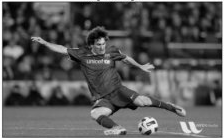
#> input picture messi.jpg, 224 x 138 px, found by its file name
$ jupyter execute ImageEdgeDetection.ipynb
#> lines starting #> are read from the running program, lines starting #| are printed output that depends on the picture
<a href="https://colab.research.google.com/github/kiraneranki/ImageDetection/blob/main/ImageEdgeDetection.ipynb" target="_parent"></a>

[cell 1]
import cv2
import numpy as np
from matplotlib import pyplot as plt

[cell 2]
img = cv2.imread('/content/sample_data/messi.jpg',0)
#> img is the input picture: shape (138, 224); min 0, max 255, mean 87.1
edges = cv2.Canny(img,100,200)
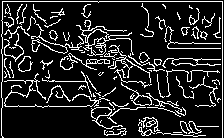
#> edges: shape (138, 224); 14.5% white in thin lines or dots
plt.subplot(121),plt.imshow(img,cmap = 'gray')
plt.title('Original Image'), plt.xticks([]), plt.yticks([])
plt.subplot(122),plt.imshow(edges,cmap = 'gray')
plt.title('Edge Image'), plt.xticks([]), plt.yticks([])

plt.show()
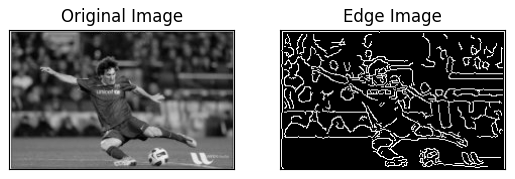
#> figure drawn by matplotlib, 2 panels
plt.hist(img,)
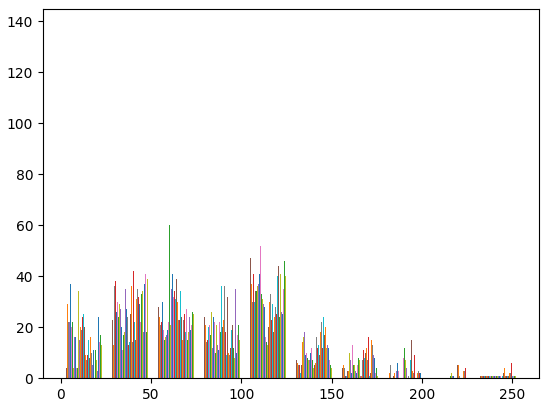
#> figure drawn by matplotlib, 1 panel; tallest bar 138 high, from x = 232.1 to 232.1; tallest bar 138 high, from x = 232.1 to 232.2; tallest bar 99 high, from x = 79.23 to 79.32

[cell 3]
img = cv2.imread('/content/sample_data/messi.jpg',0)

hist,bins = np.histogram(img.flatten(),256,[0,256])
#> hist = 256 values, max 408 at index 120, min 1 at index 207, mean 120.8; bins = 257 values from 0 to 256

cdf = hist.cumsum()
#> cdf = 256 values from 17 to 30912
cdf_normalized = cdf * hist.max()/ cdf.max()
#> cdf_normalized = 256 values from 0.224 to 408

plt.plot(cdf_normalized, color = 'b')
plt.hist(img.flatten(),256,[0,256], color = 'r')
plt.xlim([0,256])
plt.legend(('cdf','histogram'), loc = 'upper left')
plt.show()
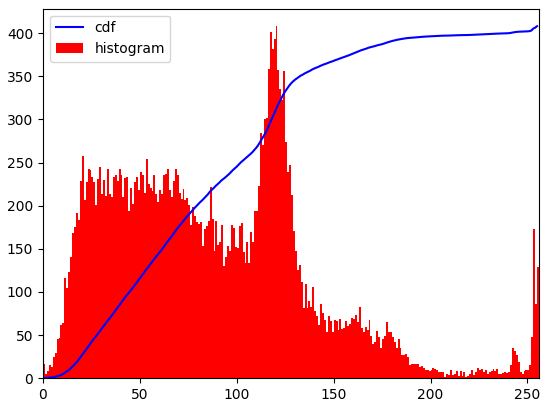
#> figure drawn by matplotlib, 1 panel; tallest bar 408 high, from x = 120 to 121; curve peaks at x = 255, y = 408

[cell 4]
cdf_m = np.ma.masked_equal(cdf,0)
cdf_m = (cdf_m - cdf_m.min())*255/(cdf_m.max()-cdf_m.min())
cdf = np.ma.filled(cdf_m,0).astype('uint8')
#> cdf = 256 values from 0 to 255

[cell 5]
plt.imshow(img,cmap='gray')
plt.imshow(cdf[img],cmap='gray')
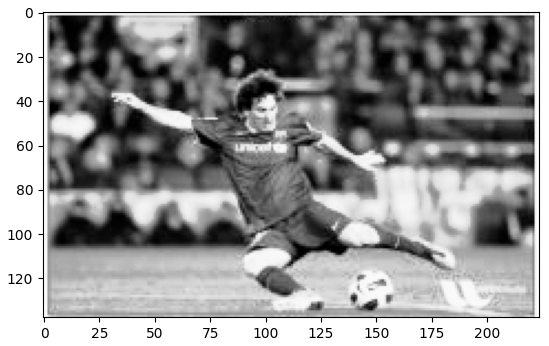
#> figure drawn by matplotlib, 1 panel

[cell 6]
img = cv2.imread('/content/sample_data/messi.jpg',0)
equ = cv2.equalizeHist(img)
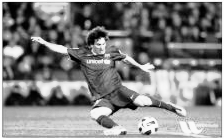
#> equ: shape (138, 224); min 0, max 255, mean 128.3
res = np.hstack((img,equ)) #stacking images side-by-side
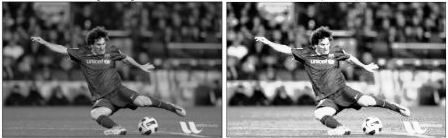
#> res: shape (138, 448); min 0, max 255, mean 107.7
cv2.imwrite('res.png',res)
plt.imshow(res,cmap='gray')

[cell 7]
# create a CLAHE object (Arguments are optional).
clahe = cv2.createCLAHE(clipLimit=2.0, tileGridSize=(8,8))
cl1 = clahe.apply(img)
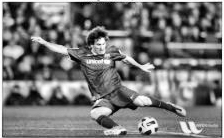
#> cl1: shape (138, 224); min 1, max 255, mean 118.9

cv2.imwrite('clahe_2.jpg',cl1)
plt.imshow(cl1,cmap='gray')
